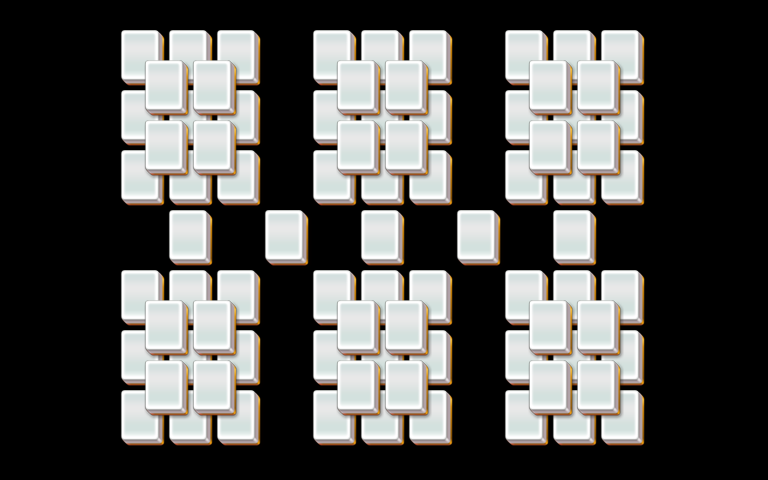

A level layout from a 2D game, rendered from its tile map. Below: a short description, then the map file with tile-grid data replaced by summaries:
An orthogonal 32x16 tile map with 24x30 px tiles, 3 tile layers (layer1, layer2, layer3).

<map version="1.0" orientation="orthogonal" width="32" height="16" tilewidth="24" tileheight="30">
 <properties>
  <property name="species" value="25" />
 </properties>
 <tileset firstgid="1" name="mahjong" tilewidth="48" tileheight="60">
  <image source="mahjong.png" />
 </tileset>
 <layer name="layer1" width="32" height="16">
  <data>[512 cells, 59 non-empty, 1 distinct tile ids]</data>
 </layer>
 <layer name="layer2" width="32" height="16">
  <data>[512 cells, 59 non-empty, 1 distinct tile ids]</data>
 </layer>
 <layer name="layer3" width="32" height="16">
  <data>[512 cells, 26 non-empty, 1 distinct tile ids]</data>
 </layer>
</map>
